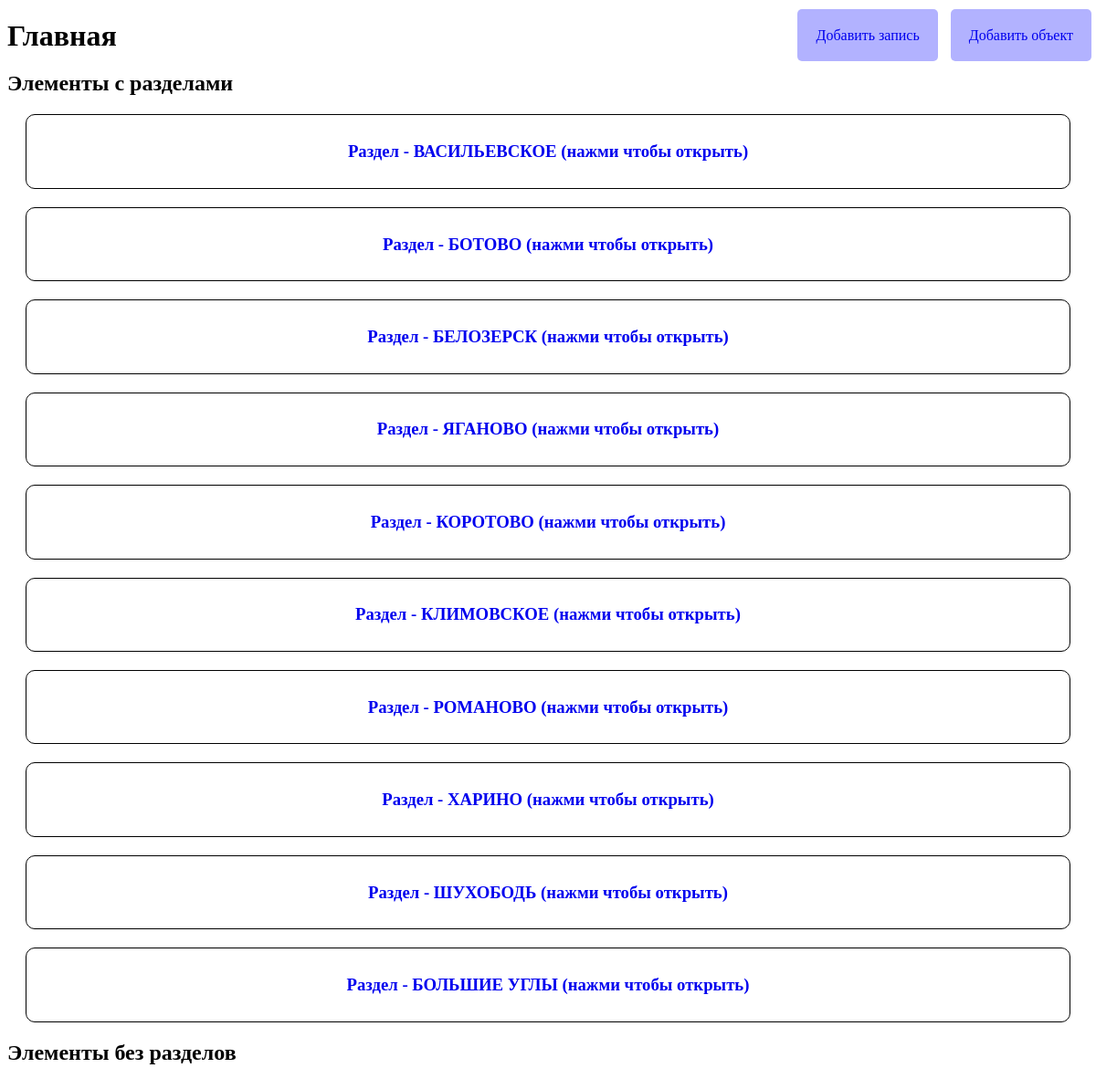
The page / on the database its author committed.
### Main/models.py (models this page shows)
class GroupHome(models.Model):
    id = models.AutoField(primary_key=True)
    name = models.CharField(max_length=200)
    def __str__(self):
        return self.name

### Main/views.py (the view)
# urls.py: path('', views.index, name='index'),
def index(request):
    list_without_home, dict_home = sortByHome()
    return render(request, "main.html", {"list_without_home": list_without_home, "dict_home": dict_home})

### Main/views.py (called while the page is built)
def sortByHome():
    all_info = NameObject.objects.all()
    list_without_home = []
    dict_home = {}
    temp_name_list_home = set()
    for info in all_info:
        list_without_home.append(info)
        if info.group_home:
            list_without_home.remove(info)
            temp_name_home = info.group_home
            if temp_name_home not in temp_name_list_home:
                temp_name_list_home.add(temp_name_home)
                temp_list_home = []
                for name_home in all_info:
                    if name_home.group_home == temp_name_home:
                        temp_list_home.append(name_home)
                dict_home[temp_name_home]=(temp_list_home)
    return list_without_home, dict_home

### templates/main.html (shortened to what this page needs)
<!DOCTYPE html>
{% load static %}
<html>
    <head>
        <link rel="stylesheet" href="{% static 'css/style.css' %}" />
    </head>
    <body>
        <div class="buttons">
            <a href="{% url 'create' %}">Добавить запись</a>
            <a href="/admin/Main/nameobject/">Добавить объект</a>
        </div>
        <h1 class="name-page">Главная</h1>
        <h2>Элементы с разделами</h2>
        {% for key, value in dict_home.items %}
            <div class="folder">
                <a href="#" name={{key}} class="open-folder"><h3>Раздел - {{key}} (нажми чтобы открыть)</h3></a>
            </div>
        {% endfor %}
        <h2>Элементы без разделов</h2>
    </body>
</html>

### static/css/style.css (style rules this page uses)
a { text-decoration: none; }
.buttons { position: absolute; right: 0; top: 30px; }
.buttons a { padding: 20px; margin: 5px; background-color: rgba(0, 0, 255, 0.3); }
.folder { padding: 10px; margin: 20px; border-radius: 10px; border: 1px solid black; text-align: center; }
@media screen and (min-width: 545px) { .name-page { margin-bottom: 150px; } }
@media screen and (min-width: 545px) { .buttons { display: flex; flex-direction: column; } }
@media screen and (min-width: 545px) { .buttons a { font-size: 32px; border-radius: 15px; } }
@media screen and (min-width: 545px) { .folder { font-size: 32px; } }
@media screen and (min-width: 1000px) { .name-page { margin-bottom: 0px; } }
@media screen and (min-width: 1000px) { .buttons { display: block; } }
@media screen and (min-width: 1000px) { .buttons a { font-size: 16px; border-radius: 5px; } }
@media screen and (min-width: 1000px) { .folder { font-size: 16px; } }

### rows shown on the page
GroupHome: name "ВАСИЛЬЕВСКОЕ"
GroupHome: name "БОТОВО"
GroupHome: name "БЕЛОЗЕРСК"
GroupHome: name "ЯГАНОВО"
GroupHome: name "КОРОТОВО"
GroupHome: name "КЛИМОВСКОЕ"
GroupHome: name "РОМАНОВО"
GroupHome: name "ХАРИНО"
GroupHome: name "ШУХОБОДЬ"
GroupHome: name "БОЛЬШИЕ УГЛЫ"
